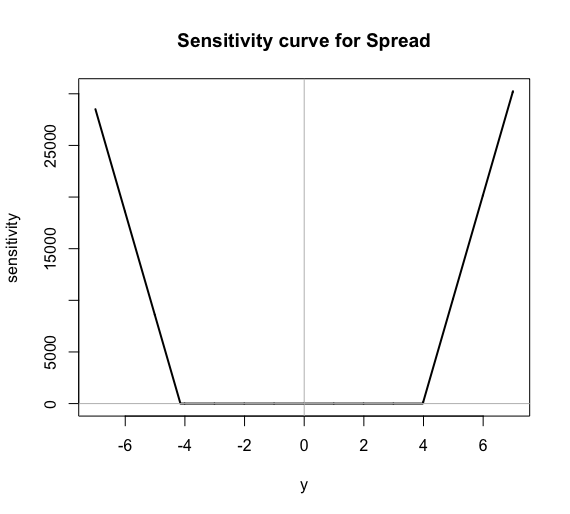

Source code (R):
set.seed(341)
pop <- rnorm(10000)

sc = function(y.pop, y, attr, ...) {
  N <- length(y.pop) + 1
  sapply(y, function(y.new) {
    N * (attr(c(y.new, y.pop), ...) - attr(y.pop, ...))
  })
}

spread <- function (pop) {
  (max(pop)-min(pop))
}

y <- seq(-7, 7, by = 0.01)

plot(y, 
     sc(y.pop = pop, y = y, attr = spread), 
     type = "l", 
     lwd = 2, 
     main = "Sensitivity curve for Spread",
     ylab = "sensitivity")

abline(h = 0, v = 0, col = "grey")
